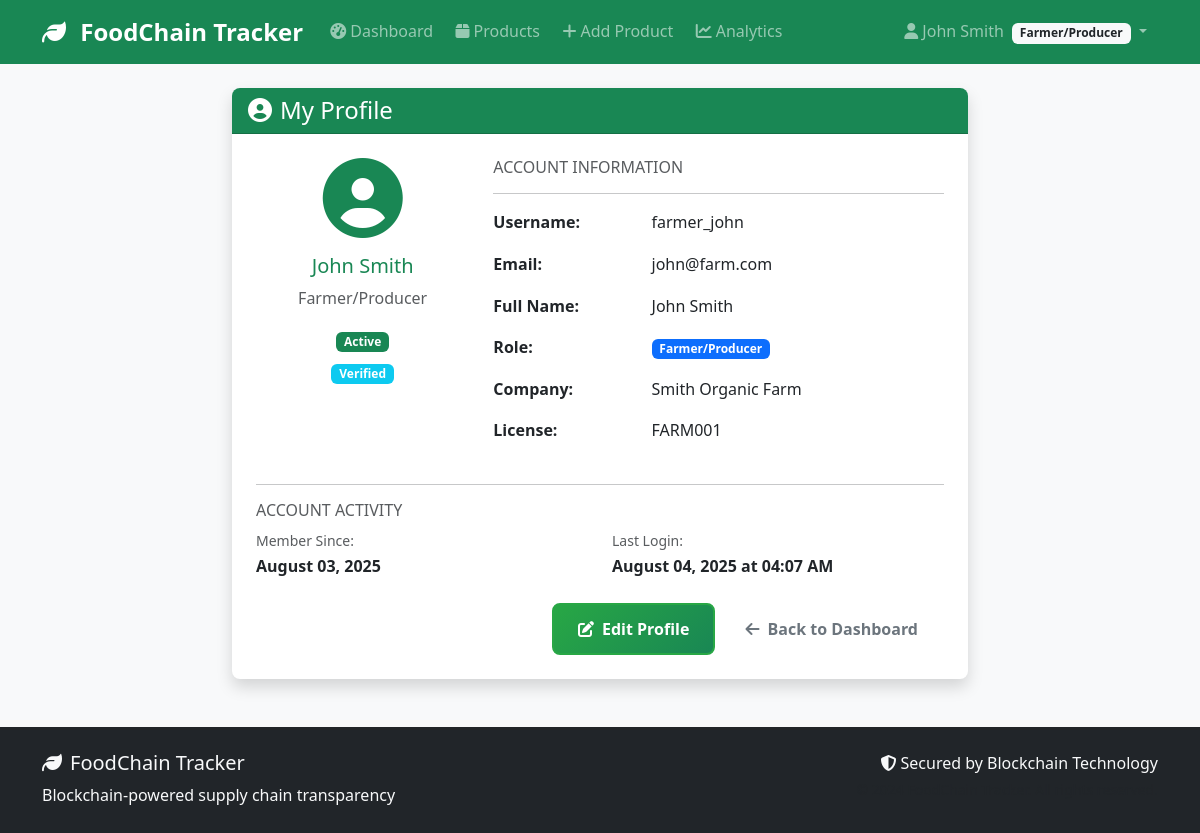
Before: /auth/profile (signed in) with the older database file.
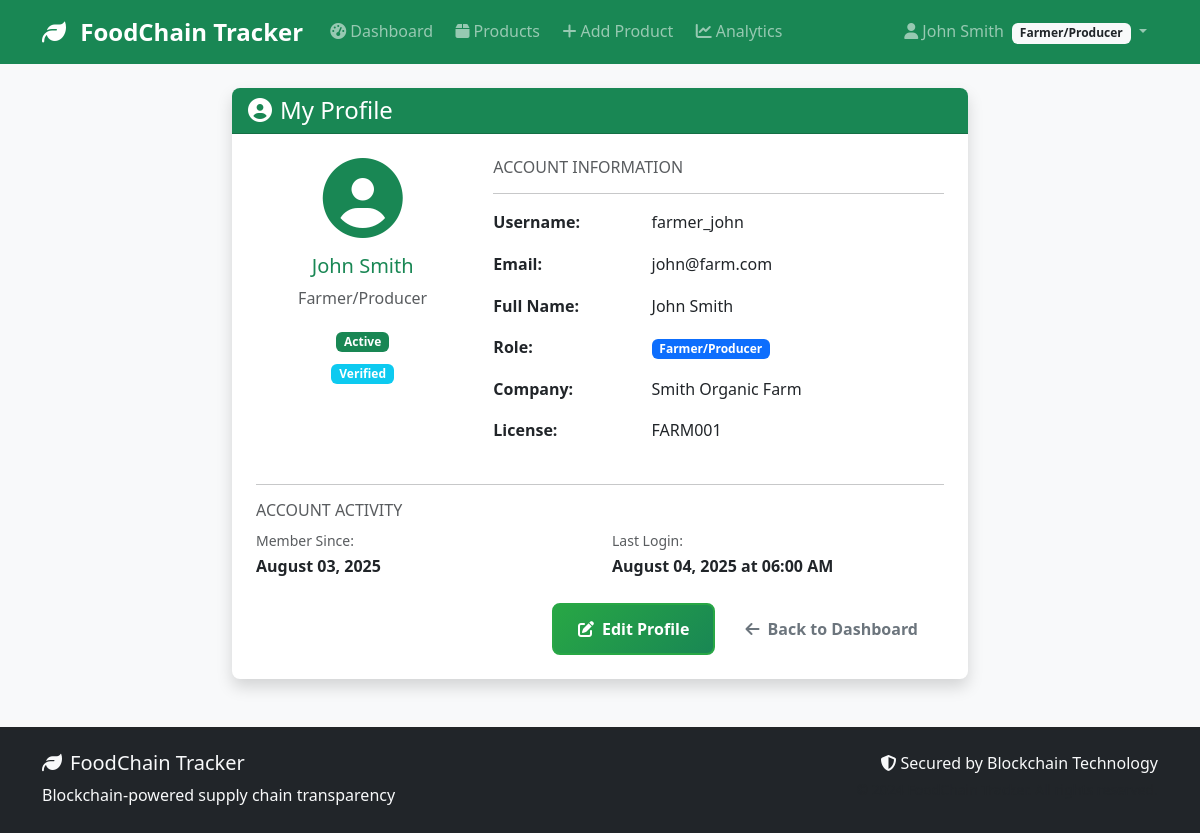
After: the same page with the newer database file.
### models/user.py (models this page shows, shortened)
class User(UserMixin, db.Model):
    __tablename__ = 'users'
    id = db.Column(db.Integer, primary_key=True)
    username = db.Column(db.String(80), unique=True, nullable=False)
    email = db.Column(db.String(120), unique=True, nullable=False)
    password_hash = db.Column(db.String(200), nullable=False)
    full_name = db.Column(db.String(100), nullable=False)
    phone = db.Column(db.String(20))
    address = db.Column(db.Text)
    role = db.Column(db.String(20), nullable=False)  # 'farmer', 'distributor', 'retailer', 'inspector'
    company_name = db.Column(db.String(100))
    license_number = db.Column(db.String(50))  # Business license or certification
    is_active = db.Column(db.Boolean, default=True)
    is_verified = db.Column(db.Boolean, default=False)  # For business verification
    created_at = db.Column(db.DateTime, default=datetime.utcnow)
    last_login = db.Column(db.DateTime)
    products_created = db.relationship('Product', foreign_keys='Product.created_by',
                                     backref='creator', lazy='dynamic')
    sent_transactions = db.relationship('Transaction', foreign_keys='Transaction.from_user_id',
                                      backref='sender', lazy='dynamic')
    received_transactions = db.relationship('Transaction', foreign_keys='Transaction.to_user_id',
                                          backref='receiver', lazy='dynamic')
    def get_role_display(self):
        role_names = {
            'farmer': 'Farmer/Producer',
            'distributor': 'Distributor',
            'retailer': 'Retailer',
            'inspector': 'Inspector'
        }
        return role_names.get(self.role, self.role.title())
    def can_create_products(self):
        return self.role == 'farmer'

### routes/auth.py (the view)
@auth_bp.route('/profile')
@login_required
def profile():
    return render_template('auth/profile.html', user=current_user)

### templates/auth/profile.html (shortened to what this page needs)
{% extends "base.html" %}
{% block content %}
<div class="row justify-content-center">
    <div class="col-lg-8">
        <div class="card shadow">
            <div class="card-header bg-success text-white">
                <h4 class="mb-0">
                    <i class="fas fa-user-circle me-2"></i>My Profile
                </h4>
            </div>
            <div class="card-body p-4">
                <div class="row mb-4">
                    <div class="col-md-4 text-center">
                        <div class="profile-avatar mb-3">
                            <i class="fas fa-user-circle fa-5x text-success"></i>
                        </div>
                        <h5 class="text-success">{{ user.full_name }}</h5>
                        <p class="text-muted">{{ user.get_role_display() }}</p>
                        <span class="badge bg-{{ 'success' if user.is_active else 'danger' }} mb-2">
                            {{ 'Active' if user.is_active else 'Inactive' }}
                        </span>
                        {% if user.is_verified %}
                            <br><span class="badge bg-info">Verified</span>
                        {% endif %}
                    </div>
                    <div class="col-md-8">
                        <h6 class="text-muted">ACCOUNT INFORMATION</h6>
                        <hr>
                        <div class="row mb-3">
                            <div class="col-sm-4"><strong>Username:</strong></div>
                            <div class="col-sm-8">{{ user.username }}</div>
                        </div>
                        <div class="row mb-3">
                            <div class="col-sm-4"><strong>Email:</strong></div>
                            <div class="col-sm-8">{{ user.email }}</div>
                        </div>
                        <div class="row mb-3">
                            <div class="col-sm-4"><strong>Full Name:</strong></div>
                            <div class="col-sm-8">{{ user.full_name }}</div>
                        </div>
                        <div class="row mb-3">
                            <div class="col-sm-4"><strong>Role:</strong></div>
                            <div class="col-sm-8">
                                <span class="badge bg-primary">{{ user.get_role_display() }}</span>
                            </div>
                        </div>
                        {% if user.company_name %}
                        <div class="row mb-3">
                            <div class="col-sm-4"><strong>Company:</strong></div>
                            <div class="col-sm-8">{{ user.company_name }}</div>
                        </div>
                        {% endif %}
                        {% if user.license_number %}
                        <div class="row mb-3">
                            <div class="col-sm-4"><strong>License:</strong></div>
                            <div class="col-sm-8">{{ user.license_number }}</div>
                        </div>
                        {% endif %}
                    </div>
                </div>
                <hr>
                <h6 class="text-muted">ACCOUNT ACTIVITY</h6>
                <div class="row">
                    <div class="col-md-6">
                        <small class="text-muted">Member Since:</small><br>
                        <strong>{{ user.created_at.strftime('%B %d, %Y') if user.created_at else 'N/A' }}</strong>
                    </div>
                    <div class="col-md-6">
                        <small class="text-muted">Last Login:</small><br>
                        <strong>{{ user.last_login.strftime('%B %d, %Y at %I:%M %p') if user.last_login else 'Never' }}</strong>
                    </div>
                </div>
                <div class="text-end mt-4">
                    <a href="{{ url_for('auth.edit_profile') }}" class="btn btn-success">
                        <i class="fas fa-edit me-2"></i>Edit Profile
                    </a>
                    <a href="{{ url_for('dashboard.main') }}" class="btn btn-outline-secondary">
                        <i class="fas fa-arrow-left me-2"></i>Back to Dashboard
                    </a>
                </div>
            </div>
        </div>
    </div>
</div>
{% endblock %}

### templates/base.html (shortened to what this page needs)
<!DOCTYPE html>
<html lang="en">
<head>
    <link href="https://cdn.jsdelivr.net/npm/bootstrap@5.3.0/dist/css/bootstrap.min.css" rel="stylesheet">
    <link href="https://cdnjs.cloudflare.com/ajax/libs/font-awesome/6.4.0/css/all.min.css" rel="stylesheet">
    <link href="{{ url_for('static', filename='css/style.css') }}" rel="stylesheet">
</head>
<body>
    <nav class="navbar navbar-expand-lg navbar-dark bg-success">
        <div class="container">
            <a class="navbar-brand" href="{{ url_for('index') }}">
                <i class="fas fa-leaf me-2"></i>
                FoodChain Tracker
            </a>
            <div class="collapse navbar-collapse" id="navbarNav">
                <ul class="navbar-nav me-auto">
                    {% if current_user.is_authenticated %}
                        <li class="nav-item">
                            <a class="nav-link" href="{{ url_for('dashboard.main') }}">
                                <i class="fas fa-tachometer-alt me-1"></i>Dashboard
                            </a>
                        </li>
                        <li class="nav-item">
                            <a class="nav-link" href="{{ url_for('products.list_products') }}">
                                <i class="fas fa-box me-1"></i>Products
                            </a>
                        </li>
                        {% if current_user.can_create_products() %}
                        <li class="nav-item">
                            <a class="nav-link" href="{{ url_for('products.add_product') }}">
                                <i class="fas fa-plus me-1"></i>Add Product
                            </a>
                        </li>
                        {% endif %}
                        <li class="nav-item">
                            <a class="nav-link" href="{{ url_for('analytics.dashboard') }}">
                                <i class="fas fa-chart-line me-1"></i>Analytics
                            </a>
                        </li>
                    {% endif %}
                </ul>
                <ul class="navbar-nav">
                    {% if current_user.is_authenticated %}
                        <li class="nav-item dropdown">
                            <a class="nav-link dropdown-toggle" href="#" id="navbarDropdown" role="button" data-bs-toggle="dropdown">
                                <i class="fas fa-user me-1"></i>{{ current_user.full_name }}
                                <span class="badge bg-light text-dark ms-1">{{ current_user.get_role_display() }}</span>
                            </a>
                        </li>
                    {% endif %}
                </ul>
            </div>
        </div>
    </nav>
    <main class="container my-4">
        {% block content %}{% endblock %}
    </main>
    <footer class="bg-dark text-light py-4 mt-5">
        <div class="container">
            <div class="row">
                <div class="col-md-6">
                    <h5><i class="fas fa-leaf me-2"></i>FoodChain Tracker</h5>
                    <p class="mb-0">Blockchain-powered supply chain transparency</p>
                </div>
                <div class="col-md-6 text-md-end">
                    <p class="mb-0">
                        <i class="fas fa-shield-alt me-1"></i>Secured by Blockchain Technology
                    </p>
                    <small class="text-muted">© 2024 FoodChain Tracker. All rights reserved.</small>
                </div>
            </div>
        </div>
    </footer>
</body>
</html>

### static/css/style.css (style rules this page uses)
:root { --primary-green: #28a745; --secondary-green: #20c997; --success-green: #198754; --warning-orange: #fd7e14; --danger-red: #dc3545; --info-blue: #0dcaf0; --dark-blue: #0d6efd; --light-gray: #f8f9fa; --border-radius: 0.5rem; --shadow: 0 0.125rem 0.25rem rgba(0, 0, 0, 0.075); --shadow-lg: 0 1rem 3rem rgba(0, 0, 0, 0.175); }
body { font-family: 'Segoe UI', Tahoma, Geneva, Verdana, sans-serif; background-color: #f8f9fa; line-height: 1.6; }
.navbar-brand { font-weight: 700; font-size: 1.5rem; }
.navbar-nav .nav-link { font-weight: 500; border-radius: var(--border-radius); margin: 0 0.2rem; transition: all 0.3s ease; }
.card { border: none; border-radius: var(--border-radius); box-shadow: var(--shadow); transition: all 0.3s ease; }
.card-header { border-radius: var(--border-radius) var(--border-radius) 0 0 !important; font-weight: 600; }
.btn { border-radius: var(--border-radius); font-weight: 600; padding: 0.75rem 1.5rem; transition: all 0.3s ease; border: 2px solid transparent; }
.btn-success { background: linear-gradient(135deg, var(--primary-green) 0%, var(--success-green) 100%); border-color: var(--primary-green); }

Changed rows visible on the page:
changed User "John Smith": last_login "August 04, 2025 at 04:07 AM" → "August 04, 2025 at 06:00 AM"
